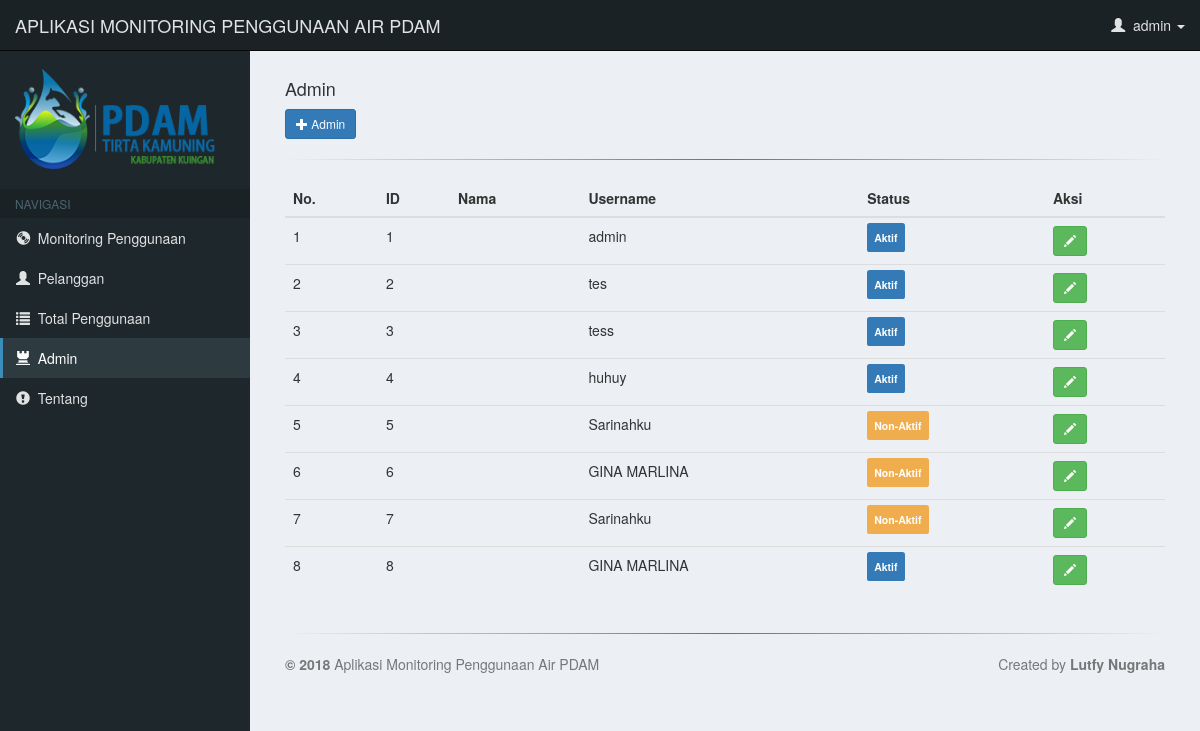
/temp/index.php?menu=admin (signed in), run on the app's committed database.
### tables this page shows
CREATE TABLE `users` (
  `id` int(10) UNSIGNED NOT NULL,
  `name` varchar(30) NOT NULL,
  `password` varchar(30) NOT NULL,
  `active` int(1) DEFAULT NULL
);

### temp/konten/admin.php (the view, shortened to what this page needs)
<div id="page-content-wrapper">
    <div class="container-fluid">
        <div class="row">
            <div class="col-lg-6">
                <section class="content-header"><h4>Admin</h4></section>
                <a href="?menu=customadmin" type="button" class="btn btn-primary btn-sm">
                <span class="glyphicon glyphicon-plus"></span>
                Admin
                </a>
            </div>
        </div>
    <hr class="style-four">
<div class="row">
            <div class="col-xs-12">
                <table class="table table-hover">
                    <thead>
                        <tr>
                            <th>No.</th>
                            <th>ID</th>
                            <th>Nama</th>
                            <th>Username</th>
                            <th>Status</th>
                            <th>Aksi</th>
                        </tr>
                    </thead>
                    <tbody class="searchable">
                    <?php
                    $query = "SELECT * FROM users ORDER BY id ASC";
                    $result = mysqli_query($con, $query);
                    $number = 1;
                    while($row = mysqli_fetch_assoc($result)):
                        echo "<tr>";
                        echo "<td>{$number}</td>";
                        echo "<td>{$row['id']}</td>";
                        echo "<td>{$row['nama']}</td>";
                        echo "<td>{$row['name']}</td>";
                        echo "<td>";
                        if ($row['active'] == 1){
                            echo"<span class='label label-primary' style='padding: 7px;'>Aktif</span>";
                        }
                        else
                        {
                            echo"<span class='label label-warning' style='padding: 7px;'>Non-Aktif</span>";
                        }
                        echo"</td>";
                        echo "<td>
                              <a href='?menu=customadmin&id_a={$row['id']}' class='btn btn-success btn-sm'><span class='glyphicon glyphicon-pencil'></span></a>
                              </td>";
                        echo "</tr>";
                        $number+=1;
                    endwhile;
                    ?>
                   </tbody>
                </table>
            </div>
        </div>

### temp/assets/css/custom.css (style rules this page uses)
html, html a { -webkit-font-smoothing: antialiased; text-shadow: 1px 1px 1px rgba(0,0,0,0.004); }
body { background-color: #ECF0F5; }
#page-content-wrapper { width: 100%; height: auto; position: absolute; padding: 15px; border-bottom: 0px solid #dedede; margin-bottom: 5px; background-color: #ECF0F5; }
@media (min-width:768px) { #page-content-wrapper { padding: 20px; position: relative; } }
hr.style-four { border: 0; height: 1px; background-image: linear-gradient(to right, rgba(0, 0, 0, 0), rgba(57,86,118, 0.80), rgba(0, 0, 0, 0)); }

### data on the page
users: id "1", name "admin", active "Aktif"
users: id "2", name "tes", active "Aktif"
users: id "3", name "tess", active "Aktif"
users: id "4", name "huhuy", active "Aktif"
users: id "5", name "Sarinahku", active "Non-Aktif"
users: id "6", name "GINA MARLINA", active "Non-Aktif"
users: id "7", name "Sarinahku", active "Non-Aktif"
users: id "8", name "GINA MARLINA", active "Aktif"

### other printed values
$_SESSION['username'] "admin"
